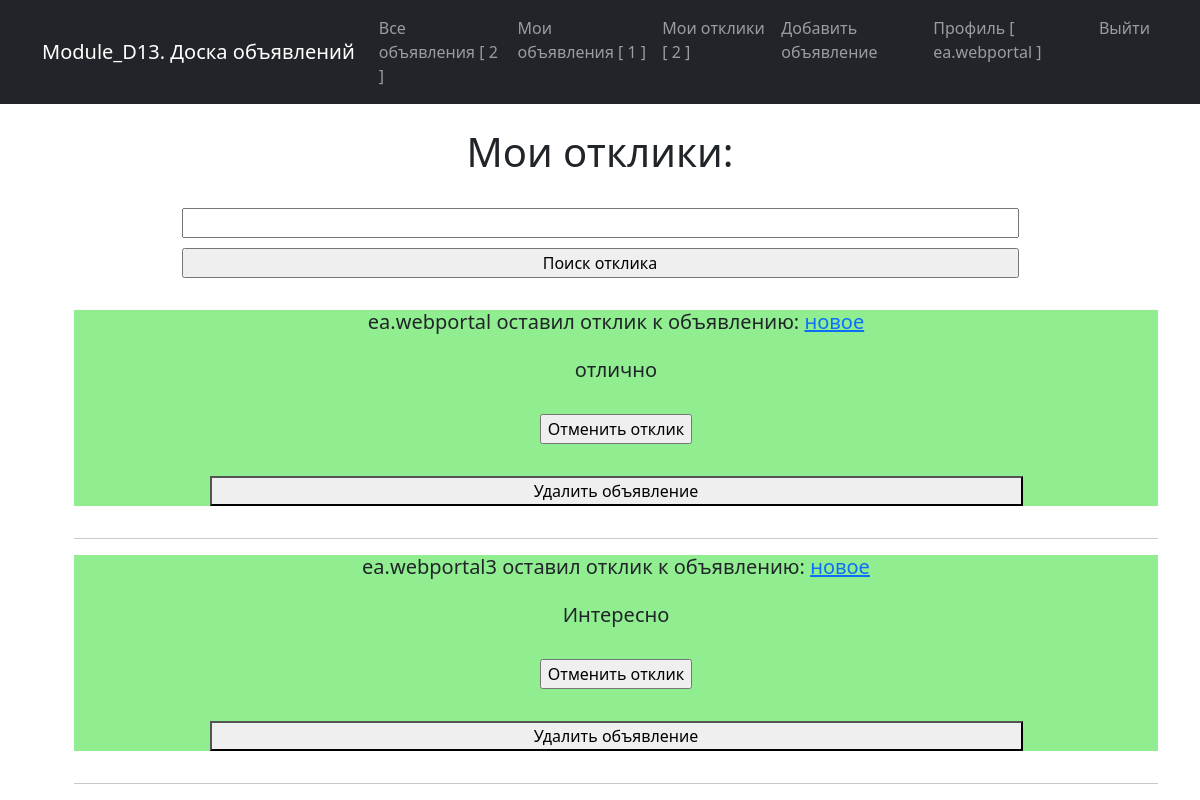
The page /offers (signed in) on the database its author committed.
### ads/models.py (models this page shows, shortened)
class Offer(models.Model):
    ad = models.ForeignKey(Ad, on_delete=models.CASCADE)
    user = models.ForeignKey('auth.User', on_delete=models.CASCADE)
    posted = models.DateTimeField(auto_now_add=True)
    text = models.TextField()
    is_accepted = models.BooleanField(default=False)

class Ad(models.Model):
    author = models.ForeignKey('auth.User', on_delete=models.CASCADE)
    category = models.CharField(
        max_length=2,
        choices=[
            ('TA', 'Танки'),
            ('HE', 'Хилы'),
            ('DD', 'ДД'),
            ('TO', 'Торговцы'),
            ('GI', 'Гилдмастеры'),
            ('KV', 'Квестгиверы'),
            ('KU', 'Кузнецы'),
            ('KO', 'Кожевники'),
            ('ZE', 'Зельевары'),
            ('MZ', 'Мастера заклинаний')
        ],
        default='TA'
    )
    posted = models.DateTimeField(auto_now_add=True)
    title = models.CharField(max_length=255)
    content = models.TextField()
    image1 = models.ImageField(upload_to='images/', null=True, blank=True)
    image2 = models.ImageField(upload_to='images/', null=True, blank=True)
    image3 = models.ImageField(upload_to='images/', null=True, blank=True)
    video = models.FileField(upload_to='videos/', null=True, blank=True,
                             validators=[validate_video_format])
    def get_absolute_url(self):
        return reverse('ad_detail', kwargs={'pk': self.pk})

### ads/views.py (the view, shortened to what this page needs)
# urls.py: path('offers', OfferListView.as_view(), name='offers'),
class OfferListView(LoginRequiredMixin, ListView):
    model = Offer
    template_name = 'ads/offers.html'
    context_object_name = 'offers'
    def get_context_data(self, **kwargs):
        context = super().get_context_data(**kwargs)
        context['filter'] = OfferFilter(
            self.request.GET, queryset=self.get_queryset()
        )
        return context
    def get_queryset(self):
        context = Offer.objects.filter(ad__author=self.request.user)
        return context

### billboard_project/context_processors.py (called while the page is built)
def counters(request):
    if request.user.is_authenticated:
        return {
            'all_ads': Ad.objects.all(),
            'user_ads': Ad.objects.filter(author=request.user),
            'user_offers': Offer.objects.filter(ad__author=request.user),
        }
    else:
        return {
            'all_ads': Ad.objects.none(),
            'user_ads': Ad.objects.none(),
            'user_offers': Offer.objects.none(),
        }

### templates/ads/offers.html (shortened to what this page needs)
{% extends 'default.html' %}
{% load static %}
{% block content %}
<h1>Мои отклики:</h1>
  <form method="GET">
    {{ filter.form }}
    <input type="submit" value="Поиск отклика">
  </form>
  <ul style="list-style-type:none;">
    {% for offer in filter.qs %}
      <li {% if offer.is_accepted %} style="background-color:lightgreen;"{% endif %}>
        <div>
          <h5>
            <span>
              {{ offer.user }} оставил отклик к объявлению:
              <a href="{{ offer.ad.get_absolute_url }}">{{offer.ad.title | truncatechars:50 }}</a>
            </span>
            <br> <br>
            {{ offer.text }}
          </h5>
        </div>
        <br>
        <a href="{% url 'offer_accept' offer.pk %}">
          {% if not offer.is_accepted %}
            <input type="submit" value="Принять отклик">
          {% else %}
            <input type="submit" value="Отменить отклик">
          {% endif %}
        </a>
        <form action="{% url 'offer_delete' offer.pk %}" method="post">
          <button> Удалить объявление </button>
        </form>
      </li><hr>
    {% endfor %}
  </ul>
{% endblock content %}

### templates/default.html (shortened to what this page needs)
{% load static %}
<!DOCTYPE html>
<html lang="en">
    <head>
        <link href="{% static 'css/styles.css' %}" rel="stylesheet" >
        <link href="{% static 'css/billboard.css' %}" rel="stylesheet">
    </head>
    <body>
        <nav class="navbar navbar-expand-lg navbar-dark bg-dark">
            <div class="container">
                <a class="navbar-brand" href="/">Module_D13. Доска объявлений</a>
                <div class="collapse navbar-collapse" id="navbarSupportedContent">
                    <ul class="navbar-nav ms-auto mb-2 mb-lg-0">
                        <li class="nav-item"><a class="nav-link" aria-current="page" href="/">Все объявления [ {{ all_ads | length }} ]</a></li>
                        <li class="nav-item"><a class="nav-link" href="{% url 'my_ads' %}">Мои объявления [ {{ user_ads | length }} ]</a></li>
                        <li class="nav-item"><a class="nav-link" href="{% url 'offers' %}">Мои отклики [ {{ user_offers | length }} ]</a></li>
                        <li class="nav-item"><a class="nav-link" href="{% url 'ad_create' %}">Добавить объявление</a></li>
                        <li class="nav-item"><a class="nav-link" href="{% url 'user_detail' %}">Профиль [ {{ request.user.username }} ]</a></li>
                        <li class="nav-item"><a class="nav-link" href="{% url 'account_logout' %}">Выйти</a></li>
                    </ul>
                </div>
            </div>
        </nav>
        <div class="container">
            <div class="row">
                <div class="col-lg-12 text-center">
                    <main>
                        <br>
                        {% block content %}
                        {% endblock content %}
                    </main>
                </div>
            </div>
        </div>
    </body>
</html>

### rows shown on the page
Offer: user "ea.webportal", ad "новое", text "отлично"
Offer: user "ea.webportal3", ad "новое", text "Интересно"

### other values the page prints
{{ all_ads | length }} "2"
{{ user_ads | length }} "1"
{{ user_offers | length }} "2"
{{ request.user.username }} "ea.webportal"
